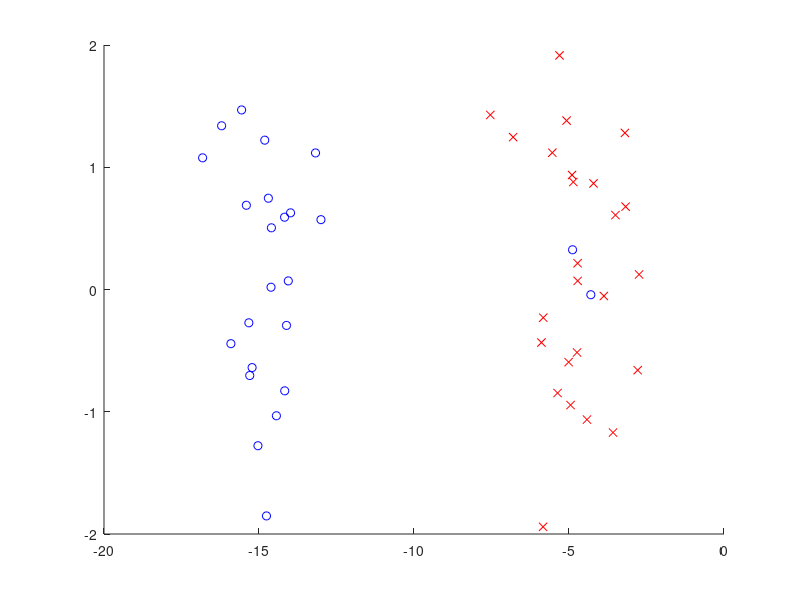

Here is the MATLAB script that generated this plot: (Note: this script raises an error after producing the figure.)
n=50; x=[randn(1,n/2)-15 randn(1,n/2)-5; randn(1,n)]';
y=[ones(n/2,1); -ones(n/2,1)] ; x(1:2,1)=x(1:2,1)+10;
x(:,3)=1; p=randperm(n); x=x(p,:); y=y(p);

mu=zeros(3,1); S=eye(3); C=1 ;
for i=1:length(x)
  xi=x(i,:)'; yi=y(i); z=S*xi; b=xi'*z+C; m=yi*mu'*xi;
  if m<1, mu=mu+yi*(1-m)*z/b; S=S-z*z'/b; end
end

figure(1); clf; hold on; axis([-20 0 -2 2]);
plot(x(y==1,1),x(y==1,2),'bo');
plot(x(y==-1,1),x(y==-1,2),'rx');
plot([-20 O], -(mu(3)+[-20 O]*mu(1))/mu(2),'k-');